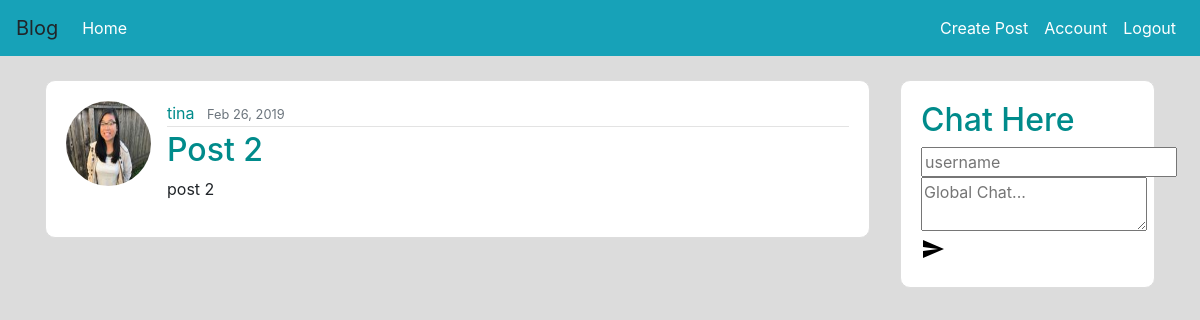
The app's page /post/2 (signed in) with its own data.
### flaskblog/model.py (models this page shows, shortened)
class User(db.Model, UserMixin):
    id = db.Column(db.Integer, autoincrement=True, primary_key=True)
    username = db.Column(db.String(20), unique=True, nullable=False)
    email = db.Column(db.String(120), unique=True, nullable=False)
    image_file = db.Column(db.String(20), nullable=False, default='default.jpg')
    password = db.Column(db.String(60), nullable=False)
    posts = db.relationship('Post', backref='author', lazy=True)

class Post(db.Model):
    id = db.Column(db.Integer, autoincrement=True, primary_key=True)
    title = db.Column(db.String(150), nullable=False)
    content = db.Column(db.Text, nullable=False)
    date_posted = db.Column(db.DateTime, nullable=False, default=datetime.utcnow)
    user_id = db.Column(db.Integer, db.ForeignKey('user.id'), nullable=False)

### flaskblog/routes.py (the view)
@app.route('/post/<int:post_id>')
def post(post_id):
    post = Post.query.get_or_404(post_id)
    return render_template('post.html', title=post.title, post=post)

### flaskblog/model.py (called while the page is built)
@login_manager.user_loader
def load_user(user_id):
    return User.query.get(int(user_id))

### flaskblog/templates/post.html (shortened to what this page needs)
{% extends 'base.html' %}
{% block body %}
    <article class="media content-section">
      <img class="rounded-circle article-img" src="{{ url_for('static', filename='profile_pics/' + post.author.image_file) }}">
      <div class="media-body">
        <div class="article-metadata">
          <a class="mr-2" href="{{ url_for('user_posts', username=post.author.username) }}">{{ post.author.username }}</a>
          <small class="text-muted">{{ post.date_posted.strftime('%b %d, %Y') }}</small>
        </div>
        <h2 class="article-title">{{ post.title }}</h2>
        <p class="article-content">{{ post.content }}</p>
      </div>
    </article>
{% endblock %}

### flaskblog/static/styles.css (style rules this page uses)
h2 { color: #008B8B; }
a { color: #008B8B; }
body { background-color: gainsboro; }
.article-img { height: 85px; width: 85px; margin-right: 16px; }
.content-section { background: #ffffff; padding: 20px 20px; border: 1px solid #dddddd; border-radius: 10px; margin-bottom: 20px; }
.article-metadata { padding-bottom: 1px; margin-bottom: 4px; border-bottom: 1px solid #e3e3e3 }

### records on screen
User: image_file (picture), author.username "tina"
Post: date_posted "Feb 26, 2019", title "Post 2", content "post 2"
